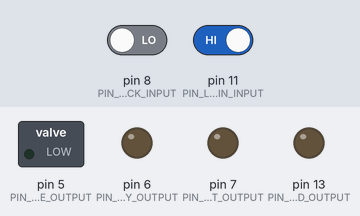
Simulated run of this sketch. Board: Arduino Uno, built with avr-gcc and run on an emulated ATmega328P. Shown: switched loads named in the sketch (green lamp = pin HIGH), output pins drawn as LEDs (lit = HIGH). The inputs (shaded band) are chosen by the test bench; at power-on: pin 8 (PIN_CONTROL_LICK_INPUT) LOW, pin 11 (PIN_LICKPIN_INPUT) HIGH. Pins used as bus, display or sensor lines are not drawn.

Above: at 1.2 s.
1.3 s: pin 8 (PIN_CONTROL_LICK_INPUT) driven HIGH
At 2.5 s:
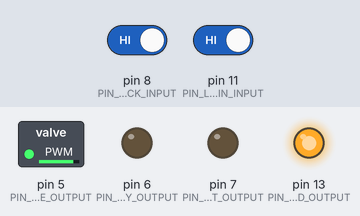
2.8 s: pin 11 (PIN_LICKPIN_INPUT) driven LOW
At 3.2 s:
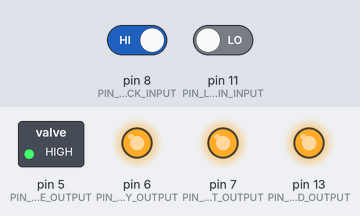
Timing chart, 0 to 5.8 s (numbered marks = the images above; inputs shaded):
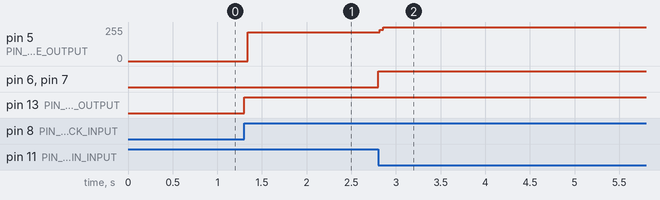

Measured:
- after the input at 1.3 s, pin 5 (PIN_VALVE_OUTPUT): 0/255 → 217/255 at once; pin 13 (PIN_VALVE_ON_LED_OUTPUT): LOW → HIGH at once
- after the input at 2.8 s, pin 5 (PIN_VALVE_OUTPUT): 217/255 → 255/255 at once; pin 6 (PIN_LICK_TRIAL_KEY_OUTPUT), pin 7 (PIN_LICK_TDT_OUTPUT): LOW → HIGH at once

The sketch:

Sucrose_Pump.ino
```cpp
const int PIN_VALVE_OUTPUT = 5;
const int PIN_LICK_TRIAL_KEY_OUTPUT = 6;
const int PIN_LICK_TDT_OUTPUT = 7;

const int PIN_CONTROL_LICK_INPUT = 8; // previously Valve Inhibit. Manual Button at Control panel
const int PIN_LICKPIN_INPUT = 11;

const int PIN_POWER_ON_OUTPUT = 12;
const int PIN_VALVE_ON_LED_OUTPUT = 13;

bool Lick_trial = false;
bool isLickIRBlocked = true;
bool isManualButtonPushed = false;

void setup()
{
  pinMode(PIN_VALVE_OUTPUT, OUTPUT);
  pinMode(PIN_LICKPIN_INPUT, INPUT);
  pinMode(PIN_LICK_TDT_OUTPUT, OUTPUT);
  pinMode(PIN_LICK_TRIAL_KEY_OUTPUT, OUTPUT);
  pinMode(PIN_CONTROL_LICK_INPUT, INPUT);
  pinMode(PIN_POWER_ON_OUTPUT, OUTPUT);
  pinMode(PIN_VALVE_ON_LED_OUTPUT,OUTPUT);

  digitalWrite(PIN_POWER_ON_OUTPUT, HIGH);
}


void loop()
{

  isLickIRBlocked = !digitalRead(PIN_LICKPIN_INPUT);
  isManualButtonPushed = digitalRead(PIN_CONTROL_LICK_INPUT);

  if (isLickIRBlocked) // sensor blocked = licking
  {
    digitalWrite(PIN_LICK_TDT_OUTPUT, HIGH);
    digitalWrite(PIN_VALVE_OUTPUT, HIGH);
    digitalWrite(PIN_VALVE_ON_LED_OUTPUT,HIGH);
    digitalWrite(PIN_LICK_TRIAL_KEY_OUTPUT,HIGH);
  }
  else // sensor not blocked = not licking
  {
    digitalWrite(PIN_LICK_TDT_OUTPUT, LOW);
    digitalWrite(PIN_LICK_TRIAL_KEY_OUTPUT, LOW);
    digitalWrite(PIN_VALVE_OUTPUT, LOW);

    if (isManualButtonPushed)// override my manual button
    {
      digitalWrite(PIN_VALVE_OUTPUT, HIGH);
      digitalWrite(PIN_VALVE_ON_LED_OUTPUT,HIGH);
    }
    else
    {
      digitalWrite(PIN_VALVE_OUTPUT, LOW);
      digitalWrite(PIN_VALVE_ON_LED_OUTPUT,LOW);
    }
  }
}
```
